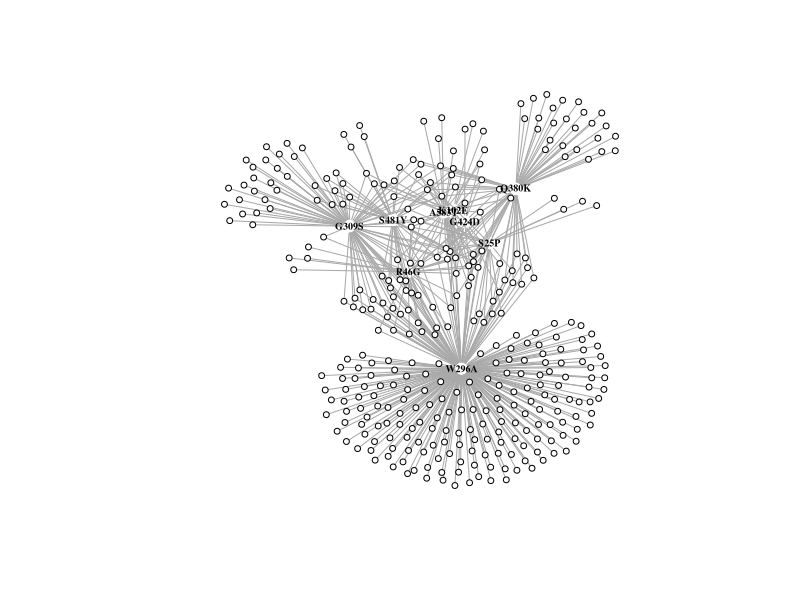
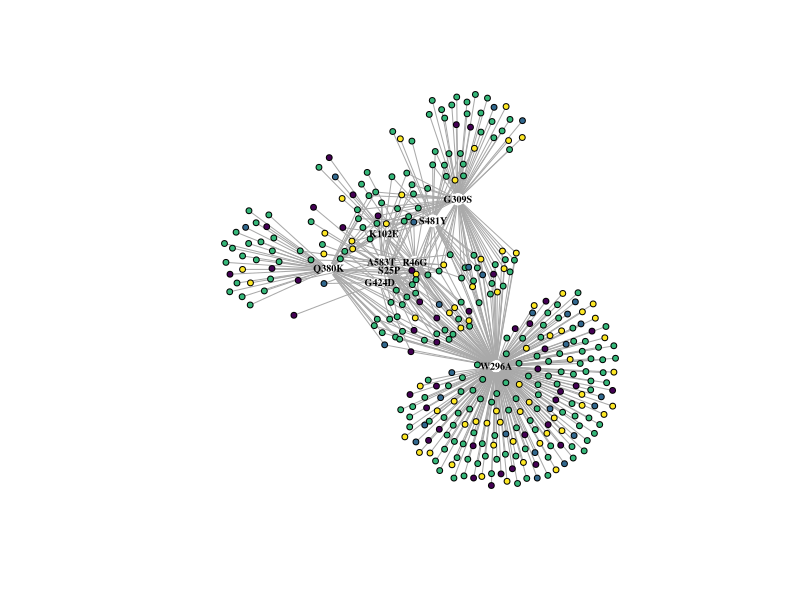
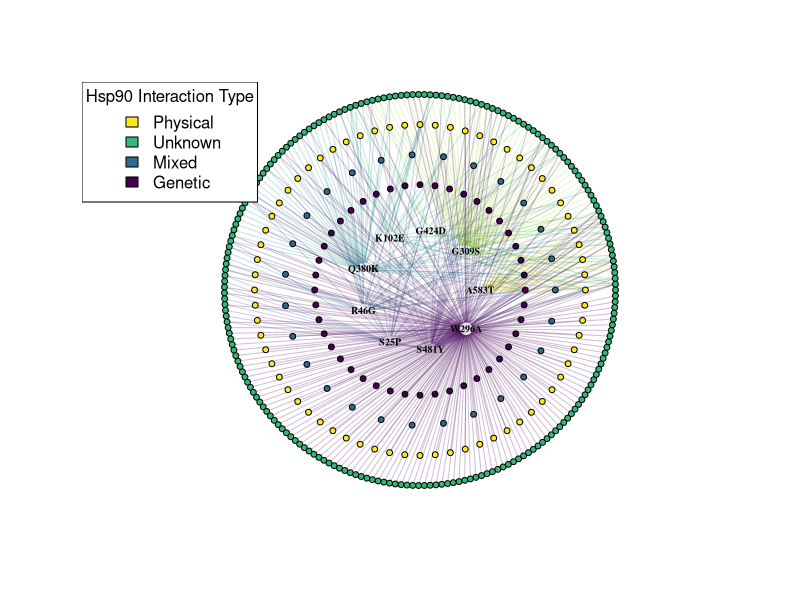
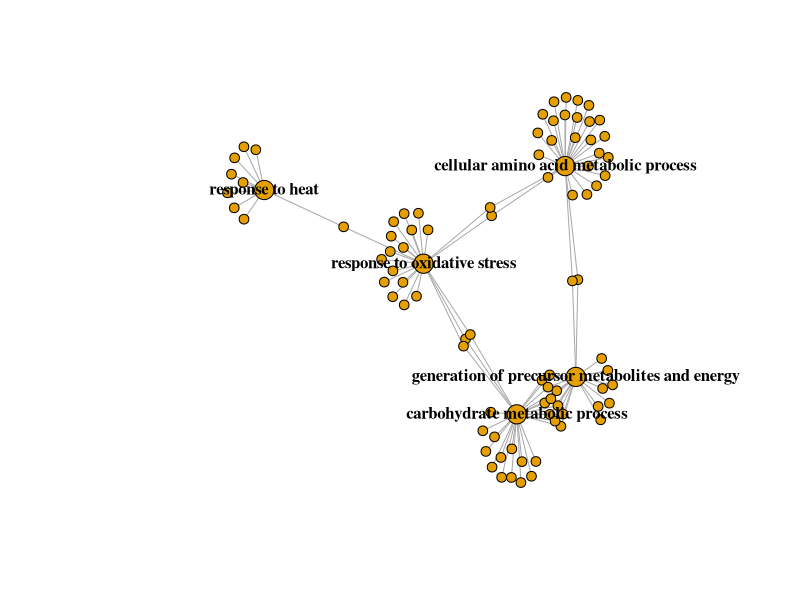
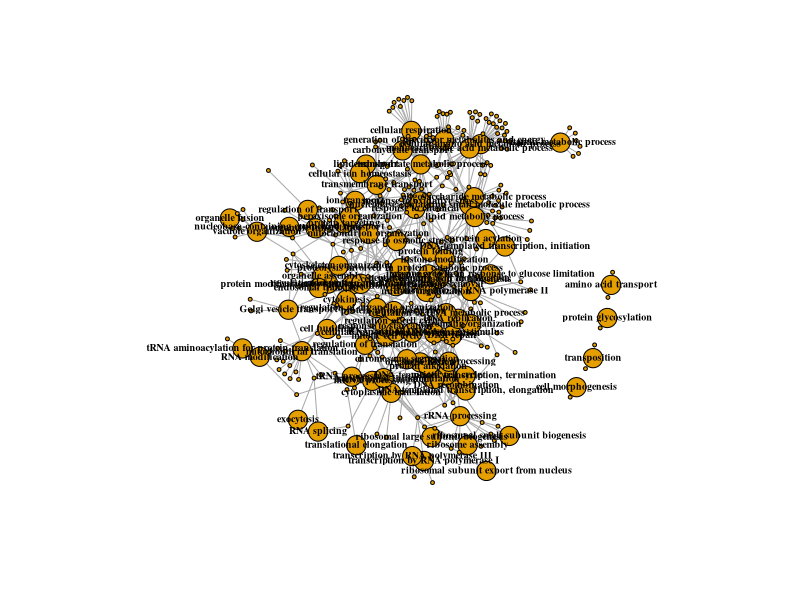

These figures' R source, in order:
## ---- chunk 1
# Load in our data
proteomic <- read.csv("trimmed_proteomic_Data.csv")
## ---- chunk 2

## ---- chunk 3

Hsp90.Interactors <- read.csv("SGD_All_interactions_Hsp90_with_Refs_trimmed.csv", header = TRUE, stringsAsFactors = FALSE)

## ---- chunk 4
GO.terms <- read.table(file = "GO Slim Mapper Results.txt", header = TRUE, sep = "\t", stringsAsFactors = FALSE)
## ---- chunk 5

## ---- chunk 6
#| message: false
#| warning: false
library(igraph)
## ---- chunk 7
#| warning: false

# Nodes
nodes <- unique(c(proteomic$contrast, proteomic$Gene))

g <- make_empty_graph(directed = FALSE)
g <- add_vertices(g, length(nodes))

# set all vertex labels to an empty string
V(g)$label <- ""

# manually assign labels to the 9 (mutant) nodes
V(g)$label[1:9] <- nodes[1:9]

# node colors

V(g)$color <- "white"

# Hide the mutant node shapes
V(g)$size <- 3
V(g)[1:9]$size <- 7

# Hide mutant nodes, but leave labels
V(g)$shape <- "circle"
V(g)$shape[1:9] <- "none"

# Edges
edges <- data.frame(
  from = proteomic$Gene,
  to = proteomic$contrast,
  LogFC = proteomic$logFC,
  p = proteomic$P.Value
  
)

# Convert edge list to indices
edges$from <- match(edges$from, nodes)
edges$to <- match(edges$to, nodes)

# create a list of alternating values from 'from' and 'to' columns
edge_list <- c(rbind(edges$from, edges$to))

g <- add_edges(g, edges = edge_list)

# Specify edge length based on attribute: LogFC
# "Undo" the Log (base: 2) so that larger LogFC values have more 'weight'
# add 10 to all values to help make the network physically smaller.

edge_weights <- abs(edges$LogFC)
E(g)$weight <- edge_weights

layout <- layout_with_fr(g)

# Plot the network
set.seed(420)
plot(g,
     layout = layout,
     margin = -.8, # allow the network to use up more of the margin
     vertex.label.cex = .6,
     vertex.label.font = 2, # Bold
     vertex.label.color= "black",
     edge_arrow_mode = 0,
     xlim=c(-1.75, 1.75), ylim=c(-1.75, 1.75) # Increase the plot size to help accommodate the network
)


## ---- chunk 8
# Assign each gene to a group based on interaction type with Hsp90.
proteomic$Interaction <- "Unknown"
proteomic$Interaction[proteomic$Systemic.name %in% Hsp90.Interactors$Systemic.Name[Hsp90.Interactors$TYPE=="Genetic"]] <- "Genetic"
proteomic$Interaction[proteomic$Systemic.name %in% Hsp90.Interactors$Systemic.Name[Hsp90.Interactors$TYPE=="Physical"]] <- "Physical"
proteomic$Interaction[proteomic$Systemic.name %in% Hsp90.Interactors$Systemic.Name[Hsp90.Interactors$TYPE=="Physical"] &
                        proteomic$Systemic.name %in% Hsp90.Interactors$Systemic.Name[Hsp90.Interactors$TYPE=="Genetic"]] <- "Mixed"

# Assign color to each group
library(viridis)

# Define color palette
colors <- viridis(n = 4, option = "D", alpha = 1, begin = 0, end = 1, direction = -1)

# Add color column to dataframe
proteomic$Int.color <- colors[match(proteomic$Interaction, unique(proteomic$Interaction))]

# Nodes
nodes <- unique(c(proteomic$contrast, proteomic$Gene))

g <- make_empty_graph(directed = FALSE)
g <- add_vertices(g, length(nodes))

V(g)$label <- nodes

# Edges

edges <- data.frame(
  from = proteomic$Gene,
  to = proteomic$contrast,
  LogFC = proteomic$logFC,
  p = proteomic$P.Value
  
)

# Convert edge list to indices
edges$from <- match(edges$from, nodes)
edges$to <- match(edges$to, nodes)

# create a list of alternating values from 'from' and 'to' columns
edge_list <- c(rbind(edges$from, edges$to))

g <- add_edges(g, edges = edge_list)

# node colors

V(g)$color <- "white"
V(g)$color <- proteomic$Int.color[match(V(g)$label, proteomic$Gene)]

# set all vertex labels to an empty string
V(g)$label <- ""

# manually assign labels to the 9 (mutant) nodes
V(g)$label[1:9] <- nodes[1:9]

# Hide the mutant node shapes
V(g)$size <- 3
V(g)[1:9]$size <- 7

# Hide mutant nodes, but leave labels
V(g)$shape <- "circle"
V(g)$shape[1:9] <- "none"

# Specify edge length based on attribute: LogFC
# "Undo" the Log (base: 2) so that larger LogFC values have more 'weight'
# add 10 to all values to help make the network physically smaller.

edge_weights <- abs(edges$LogFC)
E(g)$weight <- edge_weights

layout <- layout_with_fr(g)

# Plot the network
set.seed(420)
plot(g,
     layout = layout,
     margin = -.8, # allow the network to use up more of the margin
     vertex.label.cex = .6,
     vertex.label.font = 2, # Bold
     vertex.label.color= "black",
     edge_arrow_mode = 0,
    vertex.color = V(g)$color,
     xlim=c(-1.75, 1.75), ylim=c(-1.75, 1.75) # Increase the plot size to help accommodate the network
)

## ---- chunk 9
V(g)$label <- nodes

mutants <- matrix(c(cos(seq(0, 2*pi, length.out = 10)), 
                    sin(seq(0, 2*pi, length.out = 10))), ncol = 2)*4

# Add nodes to outer rings based on conditions
V(g)$color <- proteomic$Int.color[match(V(g)$label, proteomic$Gene)]

genetic <- length(unique(proteomic$Gene[proteomic$Interaction == "Genetic"]))+ 1
mixed <- length(unique(proteomic$Gene[proteomic$Interaction == "Mixed"]))+ 1
physical <- length(unique(proteomic$Gene[proteomic$Interaction == "Physical"]))+ 1
unknown <- length(unique(proteomic$Gene[proteomic$Interaction == "Unknown"]))+ 1

Node_coords <- data.frame(nodes.index = 1:359,
                          gene = c(unique(proteomic$contrast),unique(proteomic$Gene[proteomic$Interaction == "Genetic"]), 
                                  unique(proteomic$Gene[proteomic$Interaction == "Mixed"]),
                                  unique(proteomic$Gene[proteomic$Interaction == "Physical"]),
                                  unique(proteomic$Gene[proteomic$Interaction == "Unknown"])
                                  ))

# Assign the nodes in the outer rings to different positions based on their group

genetic.c <- matrix(c(cos(seq(0, 2*pi, length.out = genetic)), 
                    sin(seq(0, 2*pi, length.out = genetic))), 
                    ncol = 2)*7

mixed.c <- matrix(c(cos(seq(0, 2*pi, length.out = mixed)), 
                    sin(seq(0, 2*pi, length.out = mixed))), 
                  ncol = 2)*9

physical.c <- matrix(c(cos(seq(0, 2*pi, length.out = physical)), 
                       sin(seq(0, 2*pi, length.out = physical))), 
                     ncol = 2)*11

Unknown.c <- matrix(c(cos(seq(0, 2*pi, length.out = unknown)), 
                    sin(seq(0, 2*pi, length.out = unknown))), 
                    ncol = 2)*13

DF <- rbind(mutants[-nrow(mutants),], genetic.c[-nrow(genetic.c),], mixed.c[-nrow(mixed.c),], physical.c[-nrow(physical.c),], Unknown.c[-nrow(Unknown.c),])

Node_coords <- cbind(Node_coords,DF)

layout <- as.matrix(Node_coords[,3:4][match(V(g)$label, Node_coords$gene),])

# set all vertex labels to an empty string
V(g)$label <- ""

# manually assign labels to the 9 (mutant) nodes
V(g)$label[1:9] <- nodes[1:9]

###
colors2 <- viridis(n = 9, option = "D", alpha = .25, begin = 0, end = 1, direction = -1)


E(g)$color <- c(rep(colors2[1], degree(g,1)),
                rep(colors2[2], degree(g,2)),
                rep(colors2[3], degree(g,3)),
                rep(colors2[4], degree(g,4)),
                rep(colors2[5], degree(g,5)),
                rep(colors2[6], degree(g,6)),
                rep(colors2[7], degree(g,7)),
                rep(colors2[8], degree(g,8)),
                rep(colors2[9], degree(g,9))
                )


set.seed(420)
plot(g,
     layout = layout,
     margin = -.8, # allow the network to use up more of the margin
     vertex.label.cex = .6,
     vertex.label.font = 2, # Bold
     vertex.label.color= "black",
     edge_arrow_mode = 0,
     vertex.color = V(g)$color,
     edge.alpha = .1,
     xlim=c(-1.75, 1.75), ylim=c(-1.75, 1.75) # Increase the plot size to help accommodate the network
)

legend("topleft", legend=unique(proteomic$Interaction), fill=unique(V(g)$color)[2:5], title = "Hsp90 Interaction Type")
## ---- chunk 10
#| warning: false

# Calculate GO process enrichment
GO.terms$CLUSTER_FREQUENCY <- as.numeric(sub("%", "", GO.terms$CLUSTER_FREQUENCY))/100
GO.terms$GENOME_FREQUENCY <- as.numeric(sub("%", "", GO.terms$GENOME_FREQUENCY))/100
GO.terms$Enrichment <- GO.terms$CLUSTER_FREQUENCY/GO.terms$GENOME_FREQUENCY

# Take top 5 enriched processes that have at least 5 proteins annotated to a cellular process.

GO.terms5 <- GO.terms[GO.terms$NUM_LIST_ANNOTATIONS >= 5,]
GO.terms5 <- GO.terms5[order(GO.terms5$Enrichment, decreasing = T),]
GO.terms5 <- GO.terms5[1:5, c(1,2,9,10)]

library(tidyr)
GO.terms5.split <- separate_rows(GO.terms5, ANNOTATED_GENES, sep = ", ")

proteomic$GO.process <- "other"
proteomic$GO.process[proteomic$Gene %in% GO.terms5.split$ANNOTATED_GENES] <- GO.terms5.split$TERM[GO.terms5.split$ANNOTATED_GENES %in% proteomic$Gene]

vertices <- unique(c(GO.terms5.split$TERM, GO.terms5.split$ANNOTATED_GENES))

g <- graph_from_data_frame(GO.terms5.split[,2:4], directed = F, vertices = vertices)

term.count <-  length(unique(GO.terms5.split$TERM))
node.count <- length(unique(GO.terms5.split$ANNOTATED_GENES))

V(g)$size <- c(rep(10, term.count), rep(5, node.count))
# Set edge length based on the GO process enrichment in our data over the whole genome background.
E(g)$weight <- GO.terms5.split$Enrichment

V(g)$label <- c(vertices[1:5], rep("", 86))

set.seed(4200)
plot(g,
     #layout = layout,
     margin = -.8, # allow the network to use up more of the margin
     vertex.label.cex = 1,
     vertex.label.font = 2, # Bold
     vertex.label.color= "black",
     edge_arrow_mode = 0,
     #vertex.color = V(g)$color,
     xlim=c(-1.75, 1.75), ylim=c(-1.75, 1.75) # Increase the plot size to help accommodate the network
)
## ---- chunk 11
# Calculate GO process enrichment
GO.terms$CLUSTER_FREQUENCY <- as.numeric(sub("%", "", GO.terms$CLUSTER_FREQUENCY))/100
GO.terms$GENOME_FREQUENCY <- as.numeric(sub("%", "", GO.terms$GENOME_FREQUENCY))/100
GO.terms$Enrichment <- GO.terms$CLUSTER_FREQUENCY/GO.terms$GENOME_FREQUENCY

GO.terms.split <- separate_rows(GO.terms, ANNOTATED_GENES, sep = ", ")

# proteomic$GO.process <- "other"
# proteomic$GO.process[proteomic$Gene %in% GO.terms5.split$ANNOTATED_GENES] <- GO.terms5.split$TERM[GO.terms5.split$ANNOTATED_GENES %in% proteomic$Gene]

vertices <- unique(c(GO.terms.split$TERM, GO.terms.split$ANNOTATED_GENES))

g <- graph_from_data_frame(GO.terms.split[,c(2,9,10)], directed = F, vertices = vertices)

term.count <-  length(unique(GO.terms.split$TERM))
node.count <- length(unique(GO.terms.split$ANNOTATED_GENES))

V(g)$size <- c(rep(10, term.count), rep(2, node.count))
E(g)$weight <- GO.terms.split$Enrichment

V(g)$label <- c(rep("", term.count), vertices[90:373])
V(g)$label <- c(vertices[1:89], rep("", 284))

set.seed(420)
plot(g,
     #layout = layout,
     margin = -.8, # allow the network to use up more of the margin
     vertex.label.cex = .6,
     vertex.label.font = 2, # Bold
     vertex.label.color= "black",
     edge_arrow_mode = 0,
     #vertex.color = V(g)$color,
     xlim=c(-1.75, 1.75), ylim=c(-1.75, 1.75) # Increase the plot size to help accommodate the network
)
